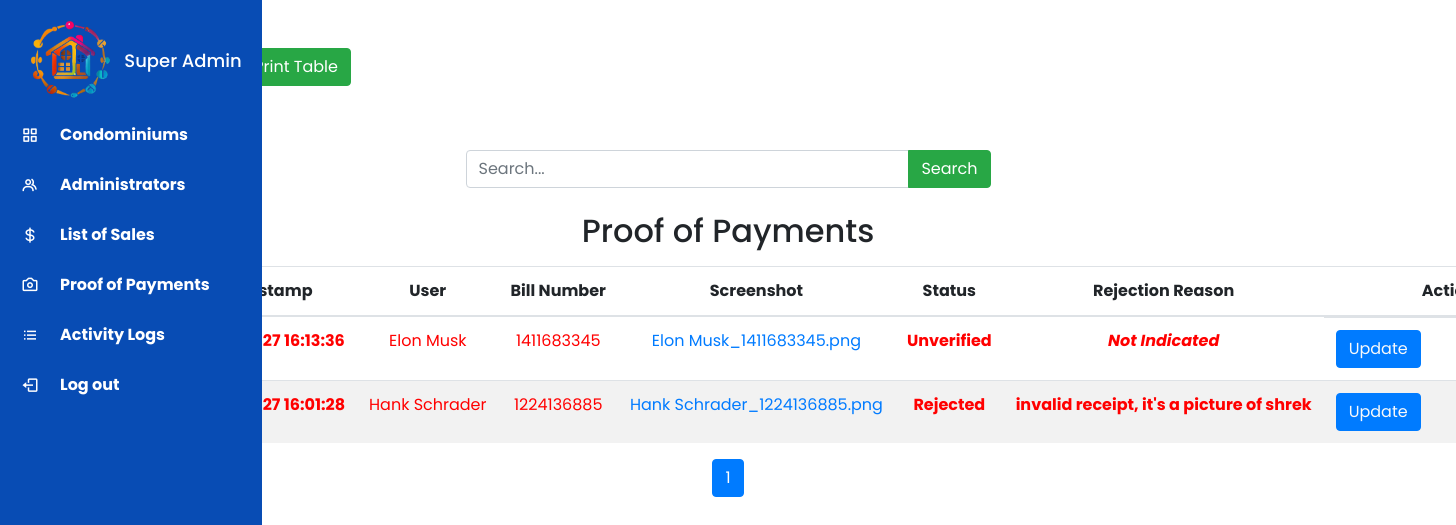
/superadmin_dashboard/proof_of_payments.php (signed in), run on the app's committed database.
### tables this page shows
CREATE TABLE `payments` (
  `id` int(11) NOT NULL,
  `timestamp` datetime NOT NULL,
  `username` varchar(255) NOT NULL,
  `bill_number` varchar(50) NOT NULL,
  `screenshot` varchar(255) DEFAULT NULL,
  `status` enum('Unverified','Verified') NOT NULL DEFAULT 'Unverified',
  `rejection_reason` varchar(255) DEFAULT NULL,
  `condominium_id` int(11) NOT NULL,
  `is_deleted` int(11) NOT NULL DEFAULT 0
);

### superadmin_dashboard/proof_of_payments.php (the view, shortened to what this page needs)
<?php
include('../includes/database.php');
$rowsPerPage = 10;
$page = isset($_GET['page']) ? intval($_GET['page']) : 1;
$offset = ($page - 1) * $rowsPerPage;
$results_per_page = 10;
$current_page = isset($_GET['page']) ? $_GET['page'] : 1;
?>
<!doctype html>
<html lang="en">
<head>
    <link rel="stylesheet" href="https://cdn.jsdelivr.net/npm/bootstrap@4.0.0/dist/css/bootstrap.min.css">
    <link href='https://unpkg.com/boxicons@2.0.7/css/boxicons.min.css' rel='stylesheet'>
    <link rel="stylesheet" type="text/css"
        href="https://cdnjs.cloudflare.com/ajax/libs/jquery.tablesorter/2.31.3/css/theme.bootstrap.min.css">
    <link rel="stylesheet" type="text/css"
        href="https://cdnjs.cloudflare.com/ajax/libs/jquery.tablesorter/2.31.3/css/theme.default.min.css">
</head>
<body>
    <?php include "../includes/sidebars/superadmin_sidebar.php" ?>
    <div class="container">
        <button class="btn btn-success mx-5 my-5" onclick="downloadPDF()"><i class='bx bx-printer'></i> Print
            Table</button>
        <div class="container mt-3">
            <div class="row">
                <div class="col-md-6 offset-md-3">
                    <form method="post" action="proof_of_payments.php">
                        <div class="input-group">
                            <input type="text" name="searchInput" class="form-control" placeholder="Search...">
                            <div class="input-group-append">
                                <button class="btn btn-success" type="submit" name="searchButton">
                                    <i class="bi bi-search"></i> Search
                                </button>
                            </div>
                        </div>
                    </form>
                </div>
            </div>
        </div>
        <div class="print-section">
            <div class="list-of-sales second-table">
                <h2 class="mt-4 mb-3" style="white-space: nowrap; text-align: center;">Proof of Payments</h2>
                <table id="TableSorter3" class="table col-mx-5">
                    <thead>
                        <tr>
                            <th scope="col" style="white-space: nowrap; text-align: center;">
                                <center>Timestamp</center>
                            </th>
                            <th scope="col" style="white-space: nowrap; text-align: center;">
                                <center>User</center>
                            </th>
                            <th scope="col" style="white-space: nowrap; text-align: center;">
                                <center>Bill Number</center>
                            </th>
                            <th scope="col" style="white-space: nowrap; text-align: center;">
                                <center>Screenshot</center>
                            </th>
                            <th scope="col" style="white-space: nowrap; text-align: center;">
                                <center>Status</center>
                            </th>
                            <th scope="col" style="white-space: nowrap; text-align: center;">
                                <center>Rejection Reason</center>
                            </th>
                            <th class="action-column" scope="col" style="white-space: nowrap; text-align: center;">
                                <center>Action</center>
                            </th>
                        </tr>
                    </thead>
                    <tbody>
                        <?php
                        $sql = "SELECT p.id, p.timestamp, p.username, p.bill_number, p.screenshot, p.status, p.rejection_reason
                        FROM payments p
                        INNER JOIN users u ON p.username = u.username
                        WHERE p.is_deleted = 0 AND u.role = 'Administrator'
                        ORDER BY FIELD(p.status, 'Unverified') DESC, p.timestamp DESC
                        LIMIT ?, ?";
                        $stmt = $mysqli->prepare($sql);
                        if ($stmt) {
                            $stmt->bind_param("ii", $offset, $rowsPerPage);
                            $stmt->execute();
                            $stmt->bind_result($id, $timestamp, $username, $bill_number, $screenshot, $status, $rejection_reason);
                            while ($stmt->fetch()) {
                                $statusClass = ($status == 'Unverified' || $status != 'Verified') ? 'unverified' : ($status == 'Rejected' ? 'rejected' : 'verified');
                                echo '<tr class="' . $statusClass . '">
            <th scope="row" style="white-space: nowrap; text-align: center;"><center>' . $timestamp . '</center></th>
            <td style="white-space: nowrap; text-align: center;"><center>' . $username . '</center></td>
            <td style="white-space: nowrap; text-align: center;"><center>' . $bill_number . '</center></td>
            <td style="white-space: nowrap; text-align: center;">
            <center><a href="../payment_proof' . $screenshot . '" download="' . basename($screenshot) . '">' . basename($screenshot) . '</a></center>
            </td>
            <td style="white-space: nowrap; text-align: center;"><center><strong>' . ($status === '' ? 'Rejected' : $status) . '</strong></center></td>
            <td style="white-space: nowrap; text-align: center;"><center><strong>' . ($rejection_reason === NULL ? '<em>Not Indicated</em>' : $rejection_reason) . '</strong></center></td>
            <td class="action-column action-buttons" style="white-space: nowrap; text-align: center;">
                <button class="btn btn-primary"><a href="update_proof_of_payments.php?updateid=' . $id . '" class="text-light">Update</a></button>
                <button class="btn btn-danger" data-id="' . $id . '">Delete</button>
            </td>
        </tr>';
                            }
                        } else {
                            echo "Error in prepared statement";
                        }
                        ?>
                    </tbody>
                </table>
            </div>
        </div>
        <div class="pagination justify-content-center mt-3">
            <ul class="pagination">
                <?php
                $total_pages_query = "SELECT COUNT(*) as total FROM payments WHERE is_deleted = 0";
                $result = $mysqli->query($total_pages_query);
                $row = $result->fetch_assoc();
                $total_records = $row["total"];
                $total_pages = ceil($total_records / $results_per_page);
                for ($i = 1; $i <= $total_pages; $i++) {
                    echo '<li class="page-item ' . ($i == $current_page ? 'active' : '') . '"><a class="page-link" href="proof_of_payments.php?page=' . $i . '">' . $i . '</a></li>';
                }
                ?>
            </ul>
        </div>
</body>
</html>

### superadmin_dashboard/proof_of_payments.php (style rules this page uses)
.unverified { color: red; }
* { margin: 0; padding: 0; box-sizing: border-box; font-family: 'Poppins', sans-serif; }
tbody tr:nth-child(even) { background-color: #f2f2f2; }
tbody tr:nth-child(odd) { background-color: #ffffff; }
.action-buttons { text-align: center; display: flex; justify-content: space-between; }
.action-buttons button { margin-right: 5px; }
th.action-column, td.action-column { width: 250px; }

### includes/sidebars/superadmin_sidebar.php (style rules this page uses)
* { margin: 0; padding: 0; box-sizing: border-box; font-family: 'Poppins', sans-serif; }

### data on the page
payments: timestamp "2024-02-27 16:13:36", username "Elon Musk", bill_number "1411683345", screenshot "Elon Musk_1411683345.png", status "Unverified", shows "Not Indicated"
payments: timestamp "2024-02-27 16:01:28", username "Hank Schrader", bill_number "1224136885", screenshot "Hank Schrader_1224136885.png", status "Rejected", rejection_reason "invalid receipt, it's a picture of shrek"

### other printed values
$_SESSION['username'] "Super Admin"
